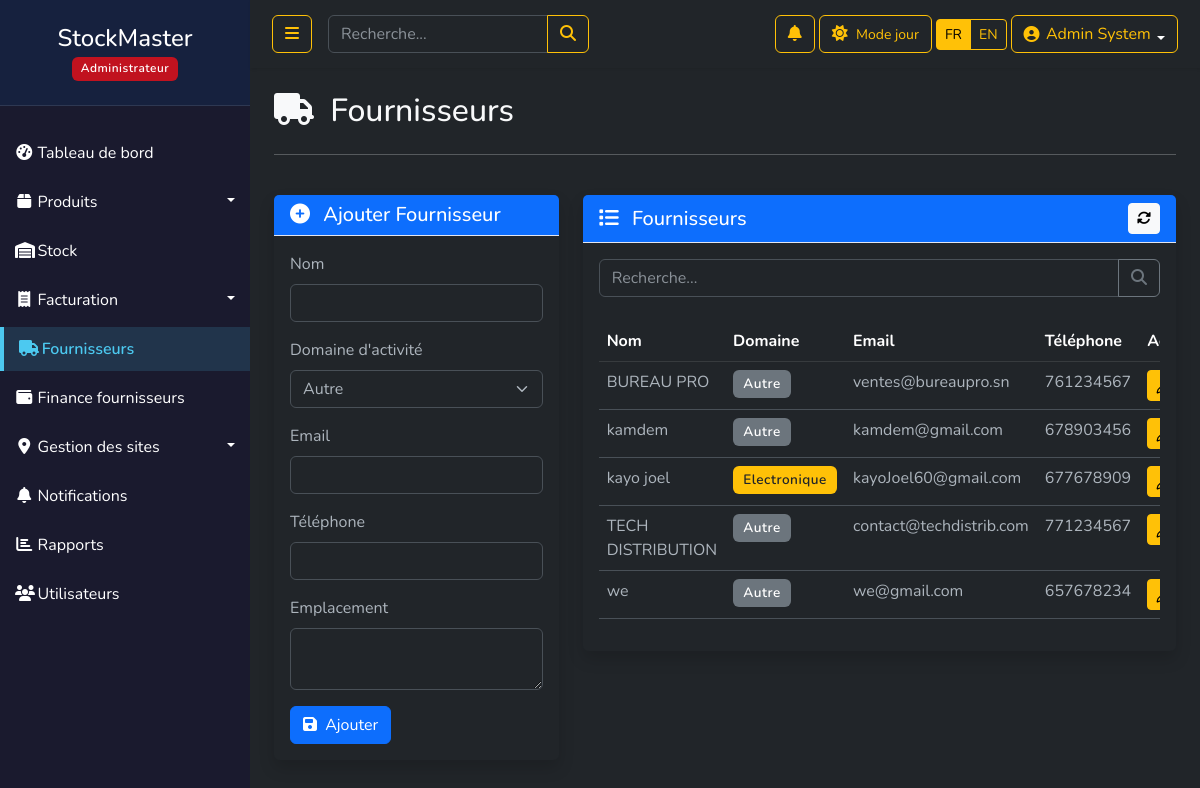
The page /suppliers.php (signed in) on the database its author committed.
### tables this page shows
CREATE TABLE `utilisateurs` (
  `id` int(11) NOT NULL AUTO_INCREMENT,
  `nom` varchar(50) NOT NULL,
  `email` varchar(100) NOT NULL,
  `telephone` varchar(30) DEFAULT NULL,
  `fournisseur_id` int(11) DEFAULT NULL,
  `site_id` int(11) DEFAULT NULL,
  `password` varchar(255) NOT NULL,
  `role` enum('admin','superviseur','caissier','gestionnaire','utilisateur','fournisseur') DEFAULT 'utilisateur',
  `theme_pref` enum('light','dark') DEFAULT 'light',
  `created_at` timestamp NOT NULL DEFAULT current_timestamp(),
  `last_login` datetime DEFAULT NULL,
  `derniere_connexion` datetime DEFAULT NULL,
  `nombre_connexions` int(11) DEFAULT 0,
  PRIMARY KEY (`id`),
  UNIQUE KEY `email` (`email`)
);

CREATE TABLE `fournisseurs` (
  `id` int(11) NOT NULL,
  `nom` varchar(100) NOT NULL,
  `contact` varchar(100) DEFAULT NULL,
  `telephone` varchar(20) DEFAULT NULL,
  `email` varchar(100) DEFAULT NULL,
  `adresse` text DEFAULT NULL,
  `created_at` timestamp NOT NULL DEFAULT current_timestamp(),
  `domaine_activite` varchar(100) NOT NULL DEFAULT 'Autre'
);

### config.php (called while the page is built, shortened)
<?php
try {
    $db = new PDO("mysql:host=".DB_HOST.";dbname=".DB_NAME, DB_USER, DB_PASS);
    $db->setAttribute(PDO::ATTR_ERRMODE, PDO::ERRMODE_EXCEPTION);
    $db->exec("SET NAMES 'utf8'");
} catch(PDOException $e) {
    die("Erreur de connexion : " . $e->getMessage());
}
function getCurrentTheme() {
    if (isset($_SESSION['user_id'])) {
        global $db;
        $stmt = $db->prepare("SELECT theme_pref FROM utilisateurs WHERE id = ?");
        $stmt->execute([$_SESSION['user_id']]);
        $user = $stmt->fetch();
        if ($user !== false && isset($user['theme_pref'])) {
            return $user['theme_pref'];
        }
    }
    return $_SESSION['theme'] ?? 'light';
}
$lang = $_SESSION['lang'] ?? 'fr';
$langFile = __DIR__ . '/lang/' . $lang . '.php';
if (file_exists($langFile)) {
    $tr = require $langFile;
} else {
    $tr = require __DIR__ . '/lang/fr.php';
}
function t($key) {
    global $tr;
    return $tr[$key] ?? $key;
}
?>

### suppliers.php (the view, shortened to what this page needs)
<?php
require_once 'config.php';
$theme = getCurrentTheme();
$page = isset($_GET['page']) ? (int)$_GET['page'] : 1;
$perPage = 10;
$offset = ($page - 1) * $perPage;
$search = isset($_GET['search']) ? $_GET['search'] : '';
$query = "SELECT * FROM fournisseurs WHERE 1=1";
$params = [];
$query .= " ORDER BY nom LIMIT $offset, $perPage";
$stmt = $db->prepare($query);
$stmt->execute($params);
$suppliers = $stmt->fetchAll();
?>
<!DOCTYPE html>
<html lang="fr" data-bs-theme="<?= $theme ?>">
<head>
    <link href="https://cdn.jsdelivr.net/npm/bootstrap@5.3.0/dist/css/bootstrap.min.css" rel="stylesheet">
    <link rel="stylesheet" href="https://cdnjs.cloudflare.com/ajax/libs/font-awesome/6.4.0/css/all.min.css">
    <link rel="stylesheet" href="https://cdnjs.cloudflare.com/ajax/libs/animate.css/4.1.1/animate.min.css">
    <link rel="stylesheet" href="css/style.css">
</head>
<body class="<?= $theme == 'dark' ? 'bg-dark text-light' : 'bg-light' ?>">
    <div class="wrapper">
        <?php include_once('includes/sidebar.php'); ?>
        <div id="content">
            <?php include_once('includes/navbar.php'); ?>
            <div class="container-fluid px-4">
                <div class="row my-4 animate__animated animate__fadeIn">
                    <div class="col-12">
                        <h2 class="mb-4"><i class="fas fa-truck me-2"></i> <?= t('suppliers') ?></h2>
                        <hr>
                    </div>
                </div>
                <div class="row">
                    <div class="col-md-4 mb-4">
                        <div class="card shadow card-hover animate__animated animate__fadeInLeft">
                            <div class="card-header bg-primary text-white">
                                <h5 class="mb-0">
                                    <i class="fas fa-plus-circle me-2"></i>
                                    <?= isset($_GET['edit']) ? t('edit') : t('add') ?> <?= t('supplier') ?>
                                </h5>
                            </div>
                            <div class="card-body">
                                <?php
                                $supplier = null;
                                ?>
                                <form method="POST" id="supplierForm">
                                    <div class="mb-3">
                                        <label for="nom" class="form-label">Nom</label>
                                        <input type="text" class="form-control" id="nom" name="nom"
                                            value="<?= $supplier['nom'] ?? '' ?>" required>
                                    </div>
                                    <div class="mb-3">
                                        <label for="domaine_activite" class="form-label">Domaine d'activité</label>
                                        <select class="form-select" id="domaine_activite" name="domaine_activite" required>
                                            <option value="Autre" <?= !isset($supplier) || $supplier['domaine_activite'] == 'Autre' ? 'selected' : '' ?>>Autre</option>
                                        </select>
                                    </div>
                                    <div class="mb-3">
                                        <label for="email" class="form-label">Email</label>
                                        <input type="email" class="form-control" id="email" name="email"
                                            value="<?= $supplier['email'] ?? '' ?>">
                                    </div>
                                    <div class="mb-3">
                                        <label for="telephone" class="form-label"><?= t('phone') ?></label>
                                        <input type="text" class="form-control" id="telephone" name="telephone"
                                            value="<?= $supplier['telephone'] ?? '' ?>">
                                    </div>
                                    <div class="mb-3">
                                        <label for="adresse" class="form-label"><?= t('location') ?></label>
                                        <textarea class="form-control" id="adresse" name="adresse" rows="2"><?= $supplier['adresse'] ?? '' ?></textarea>
                                    </div>
                                    <button type="submit" class="btn btn-primary btn-hover" name="<?= isset($_GET['edit']) ? 'edit_supplier' : 'add_supplier' ?>">
                                        <i class="fas fa-save me-1"></i>
                                        <?= isset($_GET['edit']) ? t('edit') : t('add') ?>
                                    </button>
                                </form>
                            </div>
                        </div>
                    </div>
                    <div class="col-md-8">
                        <div class="card shadow animate__animated animate__fadeInRight">
                            <div class="card-header bg-primary text-white d-flex justify-content-between align-items-center">
                                <h5 class="mb-0">
                                    <i class="fas fa-list me-2"></i>
                                    <?= t('suppliers') ?>
                                </h5>
                                <button id="refreshBtn" class="btn btn-sm btn-light">
                                    <i class="fas fa-sync-alt"></i>
                                </button>
                            </div>
                            <div class="card-body">
                                <form class="mb-4" id="searchForm">
                                    <div class="input-group">
                                        <input type="text" class="form-control" placeholder="<?= t('search') ?>..."
                                            name="search" id="searchInput" value="<?= htmlspecialchars($search) ?>">
                                        <button class="btn btn-outline-secondary" type="submit">
                                            <i class="fas fa-search"></i>
                                        </button>
                                    </div>
                                </form>
                                <div class="table-responsive">
                                    <table class="table">
                                        <thead class="<?= $theme == 'dark' ? 'table-dark' : '' ?>">
                                            <tr>
                                                <th>Nom</th>
                                                <th>Domaine</th>
                                                <th>Email</th>
                                                <th>Téléphone</th>
                                                <th>Actions</th>
                                            </tr>
                                        </thead>
                                        <tbody id="suppliersTableBody">
                                            <?php if (empty($suppliers)): ?>
                                                <tr>
                                                    <td colspan="5" class="text-center">Aucun fournisseur trouvé</td>
                                                </tr>
                                            <?php else: ?>
                                                <?php foreach ($suppliers as $supplier): ?>
                                                    <tr class="table-row fade-in">
                                                        <td><?= htmlspecialchars($supplier['nom']) ?></td>
                                                        <td>
                                                            <span class="badge bg-<?=
                                                                $supplier['domaine_activite'] == 'Alimentaire' ? 'success' :
                                                                ($supplier['domaine_activite'] == 'Textile' ? 'info' :
                                                                ($supplier['domaine_activite'] == 'Electronique' ? 'warning' :
                                                                ($supplier['domaine_activite'] == 'BTP' ? 'danger' : 'secondary'))) ?>">
                                                                <?= htmlspecialchars($supplier['domaine_activite']) ?>
                                                            </span>
                                                        </td>
                                                        <td><?= htmlspecialchars($supplier['email']) ?></td>
                                                        <td><?= htmlspecialchars($supplier['telephone']) ?></td>
                                                        <td>
                                                            <div class="btn-group btn-group-sm" role="group">
                                                            <a href="suppliers.php?edit=<?= (int)$supplier['id'] ?>"
                                                               class="btn btn-warning" title="<?= t('edit') ?>" data-full-reload="1">
                                                                <i data-lucide="pencil" style="width:14px;height:14px"></i>
                                                            </a>
                                                            </div>
                                                        </td>
                                                    </tr>
                                                <?php endforeach; ?>
                                            <?php endif; ?>
                                        </tbody>
                                    </table>
                                </div>
                            </div>
                        </div>
                    </div>
                </div>
            </div>
        </div>
    </div>
    <link rel="stylesheet" href="https://cdnjs.cloudflare.com/ajax/libs/toastr.js/latest/css/toastr.min.css">
</body>
</html>

### css/style.css (style rules this page uses)
body { font-family: 'Nunito', sans-serif; background: #f8f9fa; }
.wrapper { display: flex; width: 100%; align-items: stretch; }
#content { width: 100%; min-height: 100vh; transition: all 0.3s; }
.card { border: none; border-radius: 0.35rem; box-shadow: 0 0.15rem 1.75rem 0 rgba(58, 59, 69, 0.15); }
.card-header { background-color: #f8f9fc; border-bottom: 1px solid #e3e6f0; }
body, .card, .navbar, .dropdown-menu, .table { transition: background-color 0.3s ease, color 0.3s ease, border-color 0.3s ease; }

### suppliers.php (style rules this page uses)
.card-hover { transition: all 0.3s ease; }
.btn-hover { transition: all 0.2s ease; }
.fade-in { animation: fadeIn 0.5s ease-out; }
.table-row { transition: all 0.3s ease; }
.badge { padding: 0.5em 0.75em; font-size: 0.85em; font-weight: 600; letter-spacing: 0.5px; }
.bg-warning { background-color: #ffc107 !important; color: #212529; }
.bg-secondary { background-color: #6c757d !important; }

### rows shown on the page
fournisseurs: nom "BUREAU PRO", domaine_activite "Autre", email "ventes@bureaupro.sn", telephone "761234567"
fournisseurs: nom "kamdem", domaine_activite "Autre", email "kamdem@gmail.com", telephone "678903456"
fournisseurs: nom "kayo joel", domaine_activite "Electronique", email "kayoJoel60@gmail.com", telephone "677678909"
fournisseurs: nom "TECH DISTRIBUTION", domaine_activite "Autre", email "contact@techdistrib.com", telephone "771234567"
fournisseurs: nom "we", domaine_activite "Autre", email "we@gmail.com", telephone "657678234"

### other values the page prints
role_label() "Administrateur"
t('dashboard') "Tableau de bord"
t('products') "Produits"
t('stock') "Stock"
t('invoicing') "Facturation"
t('suppliers') "Fournisseurs"
t('supplier_finance') "Finance fournisseurs"
t('site_management') "Gestion des sites"
t('notifications') "Notifications"
t('reports') "Rapports"
t('users') "Utilisateurs"
t('light_mode') "Mode jour"
$_SESSION['nom'] "Admin System"
t('add') "Ajouter"
t('supplier') "Fournisseur"
